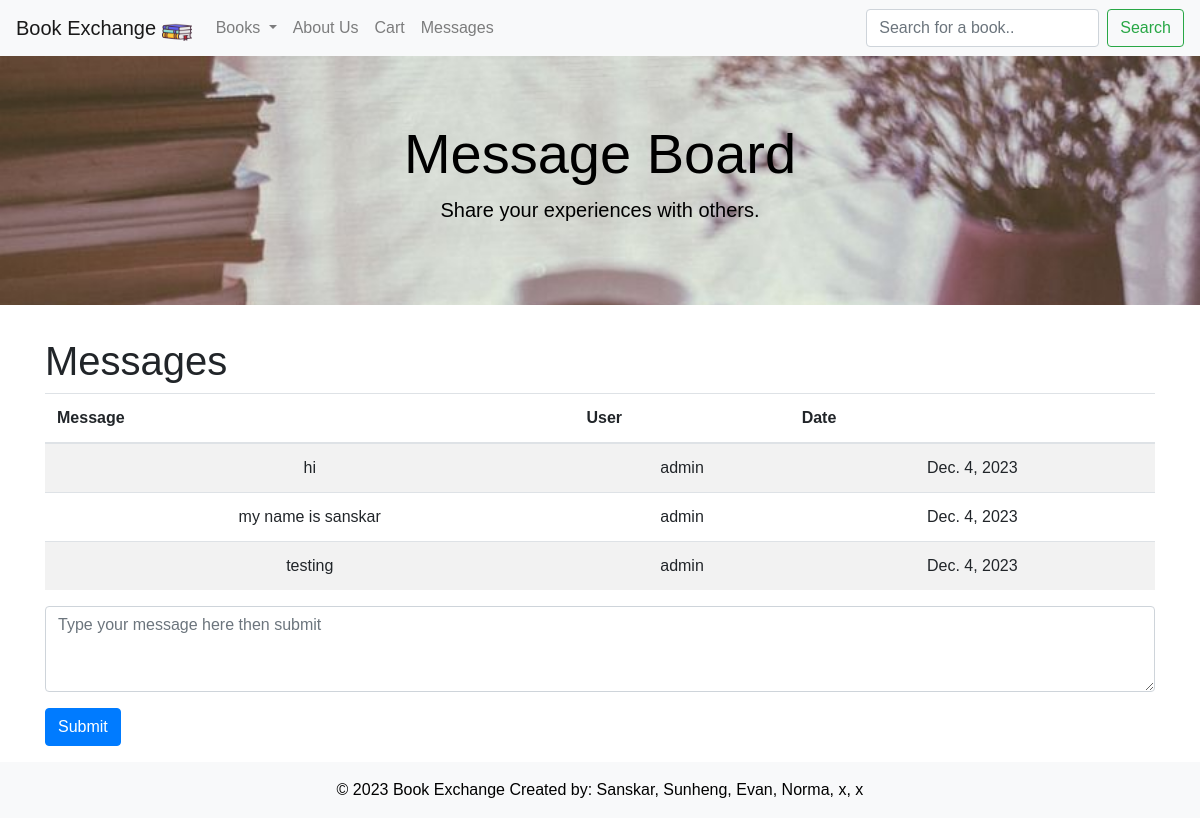
The app's page /messages (signed in), older data.
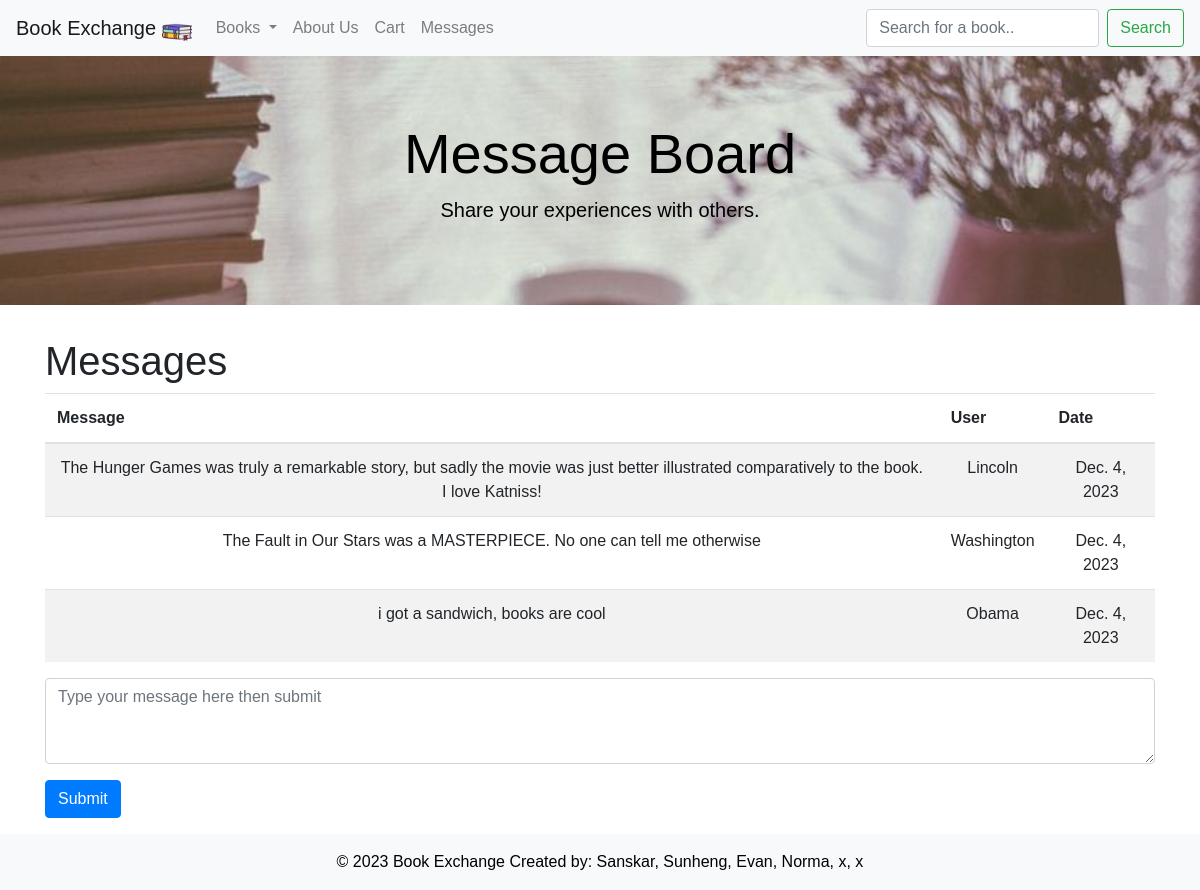
The same page, newer data.
### bookMng/models.py (models this page shows, shortened)
class Message(models.Model):
    message = models.CharField(max_length= 500, blank=True)
    user = models.ForeignKey(User, blank=True, null=True, on_delete=models.CASCADE)
    date = models.DateField(auto_now=True)

### bookMng/views.py (the view)
# urls.py: path('messages', views.messages, name='messages'),
@login_required(login_url=reverse_lazy('login'))
def messages(request):
    submitted = False
    if request.method == 'POST':
        form = MessageForm(request.POST, request.FILES)
        if form.is_valid():
            message = form.save(commit=False)
            message.user = request.user  # Assign the user
            message.save()
            return HttpResponseRedirect('/messages?submitted=True')
    else:
        form = MessageForm()
    if 'submitted' in request.GET:
        submitted = True
    messages = Message.objects.all()
    return render(request, 'bookMng/messages.html', {
        'item_list': MainMenu.objects.all(),
        'form': form,
        'submitted': submitted,
        'messages': messages,
    })

### bookMng/forms.py
class MessageForm(ModelForm):
    class Meta:
        model = Message
        fields = [
            'message','user',
            ]

### bookEx/templates/bookMng/messages.html (shortened to what this page needs)
<!DOCTYPE html>
<html lang="en">
<head>
    {% load static %}
    <link rel="stylesheet" href="https://stackpath.bootstrapcdn.com/bootstrap/4.3.1/css/bootstrap.min.css">
    <link rel="stylesheet" href="{% static '/main.css' %}">
  <link href="https://cdn.jsdelivr.net/npm/aos@2.3.1/dist/aos.css" rel="stylesheet">
</head>
<body>
<nav class="navbar navbar-expand-lg navbar-light bg-light">
    <a class="navbar-brand" href="{% url 'index' %}">
      Book Exchange <img src="/static/book.png" alt="" width="30" height="24" class="d-inline-block align-text-top">
    </a>
    <div class="collapse navbar-collapse" id="navbarNav">
      <ul class="navbar-nav mr-auto">
        <li class="nav-item dropdown">
          <a class="nav-link dropdown-toggle" href="{% url 'index' %}" id="navbarDropdownMenuLink" role="button" data-toggle="dropdown" aria-haspopup="true" aria-expanded="false">
            Books
          </a>
        </li>
        <li class="nav-item">
            <a class="nav-link" href="{%url 'aboutus' %}">About Us</a>
        </li>
          <li class="nav-item">
            <a class="nav-link" href="{%url 'cart' %}">Cart</a>
        </li>
          <li class="nav-item">
            <a class="nav-link" href="{%url 'messages' %}">Messages</a>
          </li>
      </ul>
      <form action="{% url 'search' %}" enctype="multipart/form-data" method="submit" novalidate class="form-inline my-2 my-lg-0">
        <input class="form-control mr-sm-2" type="text" placeholder="Search for a book.." name="search">
        <button class="btn btn-outline-success my-2 my-sm-0" type="submit">Search</button>
      </form>
    </div>
  </nav>
<div class="jumbotron jumbotron-fluid" data-aos="fade-down">
  <div class="container center-text">
    <h1 class="display-4">Message Board</h1>
    <p class="lead">Share your experiences with others.</p>
  </div>
</div>
{% block content %}
<div class="container">
    <h1 data-aos="fade up">Messages</h1>
    <table class="table table-striped table-hover" align="center" data-aos="fade up">
        <thead>
            <tr>
                <th>Message</th>
                <th>User</th>
                <th>Date</th>
            </tr>
        </thead>
        <tbody>
            {% for message in messages %}
            <tr>
                <td align = "center">
                    {{ message.message }}
                </td>
                <td align = "center">
                    {{ message.user }}
                </td>
                <td align = "center">
                    {{ message.date }}
                </td>
            </tr>
            {% endfor %}
        </tbody>
    </table>
    <form action="" enctype="multipart/form-data" method="post" novalidate class="mb-3" data-aos="fade up">
        <div class="form-group">
            <textarea name="message" class="form-control" rows="3" placeholder="Type your message here then submit"></textarea>
        </div>
        <button type="submit" class="btn btn-primary">Submit</button>
    </form>
</div>
{% endblock content %}
<footer class="bg-light text-center text-lg-start">
  <div class="text-center p-3">
    © 2023 Book Exchange
    Created by: Sanskar, Sunheng, Evan, Norma, x, x
  </div>
</footer>
</body>
</html>

Row changes from the older to the newer data that the page shows:
removed Message: message "hi", user "admin", date "Dec. 4, 2023"
removed Message: message "my name is sanskar", user "admin", date "Dec. 4, 2023"
removed Message: message "testing", user "admin", date "Dec. 4, 2023"
added Message: message "The Hunger Games was truly a remarkable story, but sadly the movie was just better illustrated comparatively to the book. I love Katniss!", user "Lincoln", date "Dec. 4, 2023"
added Message: message "The Fault in Our Stars was a MASTERPIECE. No one can tell me otherwise", user "Washington", date "Dec. 4, 2023"
added Message: message "i got a sandwich, books are cool", user "Obama", date "Dec. 4, 2023"
